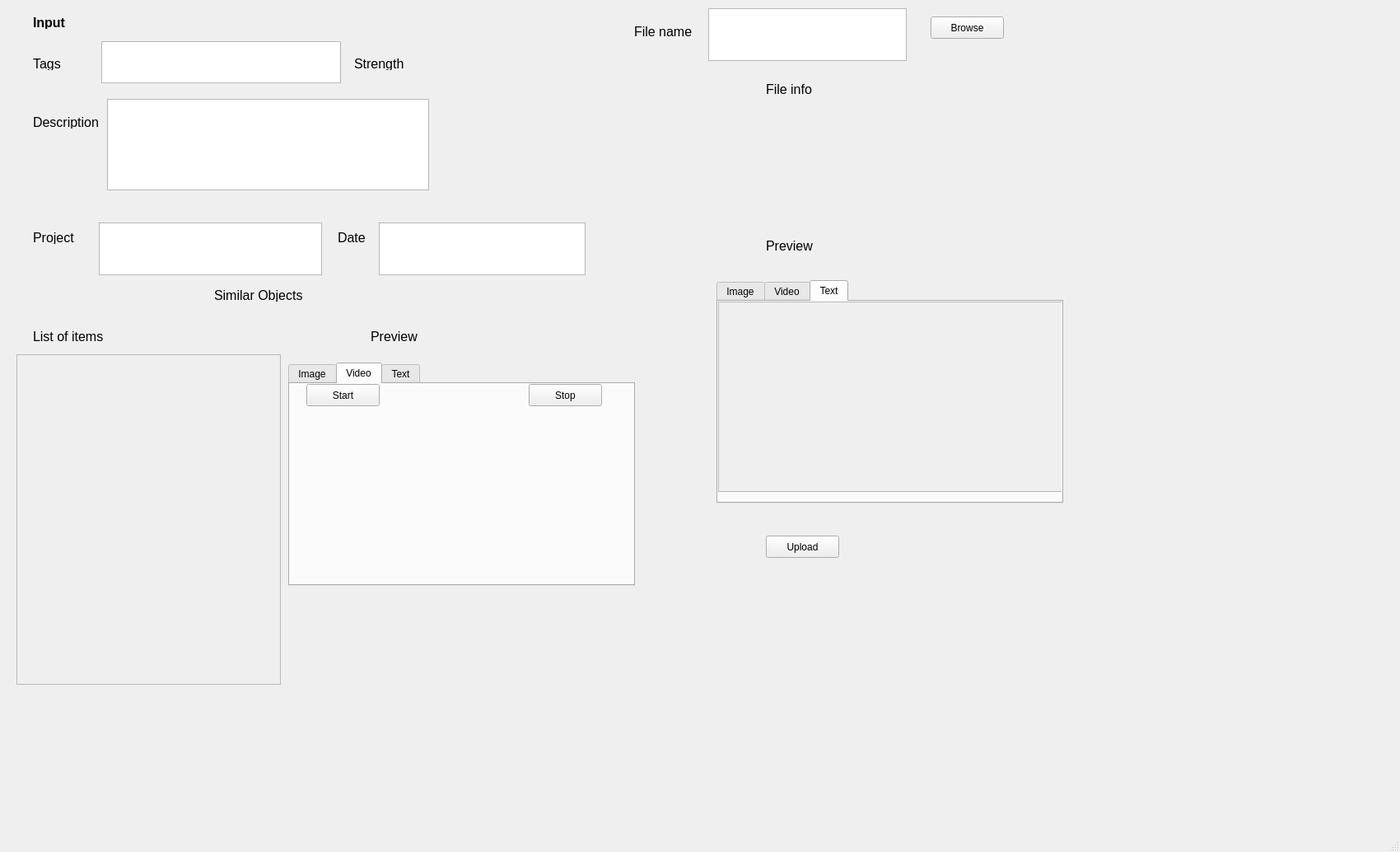
<?xml version="1.0" encoding="UTF-8"?>
<ui version="4.0">
 <class>MainWindow</class>
 <widget class="QMainWindow" name="MainWindow">
  <property name="geometry">
   <rect>
    <x>0</x>
    <y>0</y>
    <width>1700</width>
    <height>1034</height>
   </rect>
  </property>
  <property name="windowTitle">
   <string>MainWindow</string>
  </property>
  <widget class="QWidget" name="centralwidget">
   <widget class="QLabel" name="label">
    <property name="geometry">
     <rect>
      <x>40</x>
      <y>20</y>
      <width>62</width>
      <height>15</height>
     </rect>
    </property>
    <property name="font">
     <font>
      <family>Helvetica Neue</family>
      <pointsize>12</pointsize>
      <weight>75</weight>
      <bold>true</bold>
     </font>
    </property>
    <property name="text">
     <string>Input</string>
    </property>
   </widget>
   <widget class="QLabel" name="label_2">
    <property name="geometry">
     <rect>
      <x>40</x>
      <y>70</y>
      <width>62</width>
      <height>15</height>
     </rect>
    </property>
    <property name="font">
     <font>
      <family>Helvetica Neue</family>
      <pointsize>12</pointsize>
     </font>
    </property>
    <property name="text">
     <string>Tags</string>
    </property>
   </widget>
   <widget class="QTextEdit" name="tags">
    <property name="geometry">
     <rect>
      <x>123</x>
      <y>50</y>
      <width>291</width>
      <height>51</height>
     </rect>
    </property>
    <property name="font">
     <font>
      <family>Helvetica Neue</family>
     </font>
    </property>
   </widget>
   <widget class="QLabel" name="label_3">
    <property name="geometry">
     <rect>
      <x>430</x>
      <y>70</y>
      <width>62</width>
      <height>15</height>
     </rect>
    </property>
    <property name="font">
     <font>
      <family>Helvetica Neue</family>
      <pointsize>12</pointsize>
     </font>
    </property>
    <property name="text">
     <string>Strength</string>
    </property>
   </widget>
   <widget class="QLabel" name="label_4">
    <property name="geometry">
     <rect>
      <x>40</x>
      <y>140</y>
      <width>91</width>
      <height>16</height>
     </rect>
    </property>
    <property name="font">
     <font>
      <family>Helvetica Neue</family>
      <pointsize>12</pointsize>
     </font>
    </property>
    <property name="text">
     <string>Description</string>
    </property>
   </widget>
   <widget class="QTextEdit" name="description">
    <property name="geometry">
     <rect>
      <x>130</x>
      <y>120</y>
      <width>391</width>
      <height>111</height>
     </rect>
    </property>
    <property name="font">
     <font>
      <family>Helvetica Neue</family>
     </font>
    </property>
   </widget>
   <widget class="QLabel" name="label_5">
    <property name="geometry">
     <rect>
      <x>40</x>
      <y>280</y>
      <width>91</width>
      <height>16</height>
     </rect>
    </property>
    <property name="font">
     <font>
      <family>Helvetica Neue</family>
      <pointsize>12</pointsize>
     </font>
    </property>
    <property name="text">
     <string>Project</string>
    </property>
   </widget>
   <widget class="QTextEdit" name="project">
    <property name="geometry">
     <rect>
      <x>120</x>
      <y>270</y>
      <width>271</width>
      <height>64</height>
     </rect>
    </property>
   </widget>
   <widget class="QLabel" name="label_6">
    <property name="geometry">
     <rect>
      <x>410</x>
      <y>280</y>
      <width>91</width>
      <height>16</height>
     </rect>
    </property>
    <property name="font">
     <font>
      <family>Helvetica Neue</family>
      <pointsize>12</pointsize>
     </font>
    </property>
    <property name="text">
     <string>Date</string>
    </property>
   </widget>
   <widget class="QTextEdit" name="date">
    <property name="geometry">
     <rect>
      <x>460</x>
      <y>270</y>
      <width>251</width>
      <height>64</height>
     </rect>
    </property>
   </widget>
   <widget class="QLabel" name="label_7">
    <property name="geometry">
     <rect>
      <x>260</x>
      <y>350</y>
      <width>141</width>
      <height>16</height>
     </rect>
    </property>
    <property name="font">
     <font>
      <family>Helvetica Neue</family>
      <pointsize>12</pointsize>
     </font>
    </property>
    <property name="text">
     <string>Similar Objects</string>
    </property>
   </widget>
   <widget class="QLabel" name="label_8">
    <property name="geometry">
     <rect>
      <x>40</x>
      <y>400</y>
      <width>91</width>
      <height>16</height>
     </rect>
    </property>
    <property name="font">
     <font>
      <family>Helvetica Neue</family>
      <pointsize>12</pointsize>
     </font>
    </property>
    <property name="text">
     <string>List of items</string>
    </property>
   </widget>
   <widget class="QLabel" name="label_9">
    <property name="geometry">
     <rect>
      <x>450</x>
      <y>400</y>
      <width>91</width>
      <height>16</height>
     </rect>
    </property>
    <property name="font">
     <font>
      <family>Helvetica Neue</family>
      <pointsize>12</pointsize>
     </font>
    </property>
    <property name="text">
     <string>Preview</string>
    </property>
   </widget>
   <widget class="QLabel" name="label_11">
    <property name="geometry">
     <rect>
      <x>770</x>
      <y>30</y>
      <width>91</width>
      <height>16</height>
     </rect>
    </property>
    <property name="font">
     <font>
      <family>Helvetica Neue</family>
      <pointsize>12</pointsize>
     </font>
    </property>
    <property name="text">
     <string>File name</string>
    </property>
   </widget>
   <widget class="QTextEdit" name="file_path">
    <property name="geometry">
     <rect>
      <x>860</x>
      <y>10</y>
      <width>241</width>
      <height>64</height>
     </rect>
    </property>
   </widget>
   <widget class="QPushButton" name="browse">
    <property name="geometry">
     <rect>
      <x>1130</x>
      <y>20</y>
      <width>89</width>
      <height>27</height>
     </rect>
    </property>
    <property name="font">
     <font>
      <family>Helvetica Neue</family>
     </font>
    </property>
    <property name="text">
     <string>Browse</string>
    </property>
   </widget>
   <widget class="QLabel" name="label_12">
    <property name="geometry">
     <rect>
      <x>930</x>
      <y>100</y>
      <width>91</width>
      <height>16</height>
     </rect>
    </property>
    <property name="font">
     <font>
      <family>Helvetica Neue</family>
      <pointsize>12</pointsize>
     </font>
    </property>
    <property name="text">
     <string>File info</string>
    </property>
   </widget>
   <widget class="QLabel" name="name_disp">
    <property name="geometry">
     <rect>
      <x>810</x>
      <y>130</y>
      <width>241</width>
      <height>16</height>
     </rect>
    </property>
    <property name="font">
     <font>
      <family>Helvetica Neue</family>
      <pointsize>12</pointsize>
     </font>
    </property>
    <property name="text">
     <string/>
    </property>
   </widget>
   <widget class="QLabel" name="type_disp">
    <property name="geometry">
     <rect>
      <x>1080</x>
      <y>130</y>
      <width>261</width>
      <height>16</height>
     </rect>
    </property>
    <property name="font">
     <font>
      <family>Helvetica Neue</family>
      <pointsize>12</pointsize>
     </font>
    </property>
    <property name="text">
     <string/>
    </property>
   </widget>
   <widget class="QLabel" name="date_disp">
    <property name="geometry">
     <rect>
      <x>810</x>
      <y>170</y>
      <width>241</width>
      <height>16</height>
     </rect>
    </property>
    <property name="font">
     <font>
      <family>Helvetica Neue</family>
      <pointsize>12</pointsize>
     </font>
    </property>
    <property name="text">
     <string/>
    </property>
   </widget>
   <widget class="QLabel" name="filesize_disp">
    <property name="geometry">
     <rect>
      <x>1080</x>
      <y>170</y>
      <width>241</width>
      <height>16</height>
     </rect>
    </property>
    <property name="font">
     <font>
      <family>Helvetica Neue</family>
      <pointsize>12</pointsize>
     </font>
    </property>
    <property name="text">
     <string/>
    </property>
   </widget>
   <widget class="QLabel" name="format_disp">
    <property name="geometry">
     <rect>
      <x>810</x>
      <y>220</y>
      <width>241</width>
      <height>16</height>
     </rect>
    </property>
    <property name="font">
     <font>
      <family>Helvetica Neue</family>
      <pointsize>12</pointsize>
     </font>
    </property>
    <property name="text">
     <string/>
    </property>
   </widget>
   <widget class="QLabel" name="details_disp">
    <property name="geometry">
     <rect>
      <x>1080</x>
      <y>220</y>
      <width>241</width>
      <height>16</height>
     </rect>
    </property>
    <property name="font">
     <font>
      <family>Helvetica Neue</family>
      <pointsize>12</pointsize>
     </font>
    </property>
    <property name="text">
     <string/>
    </property>
   </widget>
   <widget class="QLabel" name="label_19">
    <property name="geometry">
     <rect>
      <x>930</x>
      <y>290</y>
      <width>91</width>
      <height>16</height>
     </rect>
    </property>
    <property name="font">
     <font>
      <family>Helvetica Neue</family>
      <pointsize>12</pointsize>
     </font>
    </property>
    <property name="text">
     <string>Preview</string>
    </property>
   </widget>
   <widget class="QPushButton" name="upload">
    <property name="geometry">
     <rect>
      <x>930</x>
      <y>650</y>
      <width>89</width>
      <height>27</height>
     </rect>
    </property>
    <property name="font">
     <font>
      <family>Helvetica Neue</family>
     </font>
    </property>
    <property name="text">
     <string>Upload</string>
    </property>
   </widget>
   <widget class="QTableWidget" name="item_table">
    <property name="geometry">
     <rect>
      <x>30</x>
      <y>440</y>
      <width>301</width>
      <height>361</height>
     </rect>
    </property>
    <property name="font">
     <font>
      <family>Helvetica Neue</family>
     </font>
    </property>
   </widget>
   <widget class="QTabWidget" name="tabWidget">
    <property name="geometry">
     <rect>
      <x>870</x>
      <y>340</y>
      <width>421</width>
      <height>271</height>
     </rect>
    </property>
    <property name="font">
     <font>
      <family>Helvetica Neue</family>
     </font>
    </property>
    <property name="currentIndex">
     <number>2</number>
    </property>
    <widget class="QWidget" name="tab">
     <attribute name="title">
      <string>Image</string>
     </attribute>
     <widget class="QLabel" name="image_preview">
      <property name="geometry">
       <rect>
        <x>1</x>
        <y>4</y>
        <width>411</width>
        <height>221</height>
       </rect>
      </property>
      <property name="text">
       <string/>
      </property>
     </widget>
    </widget>
    <widget class="QWidget" name="tab_2">
     <attribute name="title">
      <string>Video</string>
     </attribute>
     <widget class="Phonon::VideoPlayer" name="vp">
      <property name="geometry">
       <rect>
        <x>0</x>
        <y>40</y>
        <width>421</width>
        <height>191</height>
       </rect>
      </property>
     </widget>
     <widget class="QPushButton" name="start">
      <property name="geometry">
       <rect>
        <x>20</x>
        <y>0</y>
        <width>89</width>
        <height>27</height>
       </rect>
      </property>
      <property name="text">
       <string>Start</string>
      </property>
     </widget>
     <widget class="QPushButton" name="stop">
      <property name="geometry">
       <rect>
        <x>290</x>
        <y>0</y>
        <width>89</width>
        <height>27</height>
       </rect>
      </property>
      <property name="text">
       <string>Stop</string>
      </property>
     </widget>
    </widget>
    <widget class="QWidget" name="tab_3">
     <attribute name="title">
      <string>Text</string>
     </attribute>
     <widget class="QLabel" name="text_preview">
      <property name="geometry">
       <rect>
        <x>10</x>
        <y>10</y>
        <width>401</width>
        <height>211</height>
       </rect>
      </property>
      <property name="text">
       <string/>
      </property>
     </widget>
     <widget class="QScrollArea" name="scrollArea">
      <property name="geometry">
       <rect>
        <x>0</x>
        <y>0</y>
        <width>421</width>
        <height>231</height>
       </rect>
      </property>
      <property name="widgetResizable">
       <bool>true</bool>
      </property>
      <widget class="QWidget" name="scrollAreaWidgetContents">
       <property name="geometry">
        <rect>
         <x>0</x>
         <y>0</y>
         <width>417</width>
         <height>227</height>
        </rect>
       </property>
      </widget>
     </widget>
    </widget>
   </widget>
   <widget class="QTabWidget" name="tabWidget_2">
    <property name="geometry">
     <rect>
      <x>350</x>
      <y>440</y>
      <width>421</width>
      <height>271</height>
     </rect>
    </property>
    <property name="font">
     <font>
      <family>Helvetica Neue</family>
     </font>
    </property>
    <property name="currentIndex">
     <number>1</number>
    </property>
    <widget class="QWidget" name="tab_4">
     <attribute name="title">
      <string>Image</string>
     </attribute>
     <widget class="QLabel" name="image_preview_2">
      <property name="geometry">
       <rect>
        <x>1</x>
        <y>4</y>
        <width>411</width>
        <height>221</height>
       </rect>
      </property>
      <property name="text">
       <string/>
      </property>
     </widget>
    </widget>
    <widget class="QWidget" name="tab_5">
     <attribute name="title">
      <string>Video</string>
     </attribute>
     <widget class="Phonon::VideoPlayer" name="vp_2">
      <property name="geometry">
       <rect>
        <x>0</x>
        <y>40</y>
        <width>421</width>
        <height>191</height>
       </rect>
      </property>
     </widget>
     <widget class="QPushButton" name="start_2">
      <property name="geometry">
       <rect>
        <x>20</x>
        <y>0</y>
        <width>89</width>
        <height>27</height>
       </rect>
      </property>
      <property name="text">
       <string>Start</string>
      </property>
     </widget>
     <widget class="QPushButton" name="stop_2">
      <property name="geometry">
       <rect>
        <x>290</x>
        <y>0</y>
        <width>89</width>
        <height>27</height>
       </rect>
      </property>
      <property name="text">
       <string>Stop</string>
      </property>
     </widget>
    </widget>
    <widget class="QWidget" name="tab_6">
     <attribute name="title">
      <string>Text</string>
     </attribute>
     <widget class="QLabel" name="text_preview_2">
      <property name="geometry">
       <rect>
        <x>10</x>
        <y>10</y>
        <width>401</width>
        <height>211</height>
       </rect>
      </property>
      <property name="text">
       <string/>
      </property>
     </widget>
     <widget class="QScrollArea" name="scrollArea_2">
      <property name="geometry">
       <rect>
        <x>0</x>
        <y>0</y>
        <width>421</width>
        <height>231</height>
       </rect>
      </property>
      <property name="widgetResizable">
       <bool>true</bool>
      </property>
      <widget class="QWidget" name="scrollAreaWidgetContents_2">
       <property name="geometry">
        <rect>
         <x>0</x>
         <y>0</y>
         <width>417</width>
         <height>227</height>
        </rect>
       </property>
      </widget>
     </widget>
    </widget>
   </widget>
   <widget class="QScrollArea" name="table_scroll">
    <property name="geometry">
     <rect>
      <x>20</x>
      <y>430</y>
      <width>321</width>
      <height>401</height>
     </rect>
    </property>
    <property name="widgetResizable">
     <bool>true</bool>
    </property>
    <widget class="QWidget" name="scrollAreaWidgetContents_3">
     <property name="geometry">
      <rect>
       <x>0</x>
       <y>0</y>
       <width>317</width>
       <height>397</height>
      </rect>
     </property>
    </widget>
   </widget>
  </widget>
  <widget class="QMenuBar" name="menubar">
   <property name="geometry">
    <rect>
     <x>0</x>
     <y>0</y>
     <width>1700</width>
     <height>30</height>
    </rect>
   </property>
  </widget>
  <widget class="QStatusBar" name="statusbar"/>
 </widget>
 <customwidgets>
  <customwidget>
   <class>Phonon::VideoPlayer</class>
   <extends>QWidget</extends>
   <header location="global">phonon/videoplayer.h</header>
  </customwidget>
 </customwidgets>
 <resources/>
 <connections/>
</ui>
